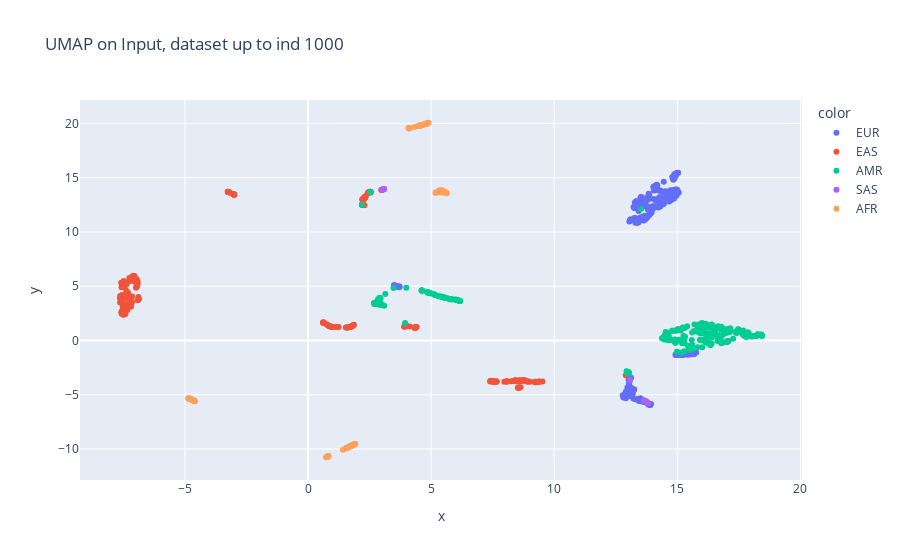

The cell this chart's notebook holds for it:
### Code cell
indmax = 1000
red_X, red_labels, red_inds = X[:indmax, :][:, :indmax], y_superpop[:indmax], range(indmax)
red_umap_input = UMAP(n_components=2).fit_transform(red_X)
fig = px.scatter(x=red_umap_input[:, 0], y=red_umap_input[:, 1], color=red_labels.to_list(), 
                 title=f"UMAP on Input, dataset up to ind {indmax}")
fig.show()

### Figure 1 — Plotly figure (JSON) as saved in the notebook; plotly's stock layout.template omitted (floating-point values rounded to 4 significant figures; data arrays with more than 128 entries replaced by an {"elided": "..."} marker saying what was removed)
{"data": [{"hovertemplate": "color=EUR<br>x=%{x}<br>y=%{y}<extra></extra>", "legendgroup": "EUR", "marker": {"color": "#636efa", "symbol": "circle"}, "mode": "markers", "name": "EUR", "orientation": "v", "showlegend": true, "type": "scatter", "x": {"elided": "297 float values"}, "xaxis": "x", "y": {"elided": "297 float values"}, "yaxis": "y"}, {"hovertemplate": "color=EAS<br>x=%{x}<br>y=%{y}<extra></extra>", "legendgroup": "EAS", "marker": {"color": "#EF553B", "symbol": "circle"}, "mode": "markers", "name": "EAS", "orientation": "v", "showlegend": true, "type": "scatter", "x": {"elided": "297 float values"}, "xaxis": "x", "y": {"elided": "297 float values"}, "yaxis": "y"}, {"hovertemplate": "color=AMR<br>x=%{x}<br>y=%{y}<extra></extra>", "legendgroup": "AMR", "marker": {"color": "#00cc96", "symbol": "circle"}, "mode": "markers", "name": "AMR", "orientation": "v", "showlegend": true, "type": "scatter", "x": {"elided": "283 float values"}, "xaxis": "x", "y": {"elided": "283 float values"}, "yaxis": "y"}, {"hovertemplate": "color=SAS<br>x=%{x}<br>y=%{y}<extra></extra>", "legendgroup": "SAS", "marker": {"color": "#ab63fa", "symbol": "circle"}, "mode": "markers", "name": "SAS", "orientation": "v", "showlegend": true, "type": "scatter", "x": [13.64, 13.82, 13.67, 13.08, 3.093, 3.086, 3.032, 3.022], "xaxis": "x", "y": [-5.549, -5.788, -5.53, -3.635, 13.96, 13.93, 13.91, 13.92], "yaxis": "y"}, {"hovertemplate": "color=AFR<br>x=%{x}<br>y=%{y}<extra></extra>", "legendgroup": "AFR", "marker": {"color": "#FFA15A", "symbol": "circle"}, "mode": "markers", "name": "AFR", "orientation": "v", "showlegend": true, "type": "scatter", "x": [0.727, 0.8347, 0.7884, 0.795, 0.8099, 0.8104, 0.7811, 0.7907, 0.7778, 0.7967, 0.8009, 0.8135, 0.7965, 1.418, 1.556, 1.558, 1.564, 1.632, 1.541, 1.57, 1.691, 1.723, 1.72, 1.661, 1.644, 1.784, 1.763, 1.822, 1.793, 1.922, 1.905, 1.876, 1.903, 1.869, 1.872, -4.626, -4.604, -4.619, -4.644, -4.604, -4.641, -4.848, -4.808, -4.726, -4.84, -4.775, -4.865, -4.848, -4.72, -4.662, -4.84, -4.794, -4.807, -4.714, -4.74, -4.846, -4.691, 4.892, 4.32, 4.621, 4.74, 4.489, 4.805, 4.819, 4.729, 4.704, 4.795, 4.686, 4.813, 4.834, 4.84, 4.8, 4.835, 4.54, 4.582, 4.589, 4.813, 4.834, 4.608, 4.539, 4.494, 4.12, 4.115, 4.119, 4.077, 4.104, 4.111, 4.117, 5.446, 5.567, 5.33, 5.623, 5.636, 5.605, 5.571, 5.601, 5.444, 5.18, 5.548, 5.402, 5.424, 5.489, 5.469, 5.421, 5.455, 5.19, 5.242, 5.32, 5.29, 5.335, 5.323, 5.375, 5.304, 5.31, 5.284], "xaxis": "x", "y": [-10.76, -10.66, -10.7, -10.7, -10.68, -10.68, -10.71, -10.7, -10.71, -10.7, -10.69, -10.68, -10.7, -10.07, -9.925, -9.924, -9.916, -9.84, -9.939, -9.911, -9.783, -9.754, -9.753, -9.82, -9.836, -9.686, -9.706, -9.645, -9.675, -9.537, -9.554, -9.581, -9.553, -9.582, -9.581, -5.544, -5.581, -5.581, -5.557, -5.595, -5.573, -5.35, -5.391, -5.469, -5.359, -5.421, -5.332, -5.351, -5.474, -5.518, -5.36, -5.397, -5.393, -5.441, -5.453, -5.354, -5.503, 20.07, 19.66, 19.86, 19.93, 19.78, 19.99, 19.99, 19.92, 19.9, 19.98, 19.9, 20.0, 19.98, 20.01, 19.97, 20.01, 19.8, 19.84, 19.84, 19.99, 20.0, 19.82, 19.81, 19.77, 19.56, 19.56, 19.57, 19.58, 19.56, 19.56, 19.57, 13.7, 13.63, 13.66, 13.58, 13.57, 13.62, 13.62, 13.61, 13.64, 13.6, 13.7, 13.73, 13.84, 13.77, 13.79, 13.74, 13.8, 13.61, 13.65, 13.79, 13.68, 13.82, 13.77, 13.79, 13.71, 13.73, 13.7], "yaxis": "y"}], "layout": {"autosize": true, "legend": {"title": {"text": "color"}, "tracegroupgap": 0}, "title": {"text": "UMAP on Input, dataset up to ind 1000"}, "xaxis": {"anchor": "y", "autorange": true, "domain": [0, 1], "range": [-9.208, 20.01], "title": {"text": "x"}, "type": "linear"}, "yaxis": {"anchor": "x", "autorange": true, "domain": [0, 1], "range": [-13.31, 22.61], "title": {"text": "y"}, "type": "linear"}}}
